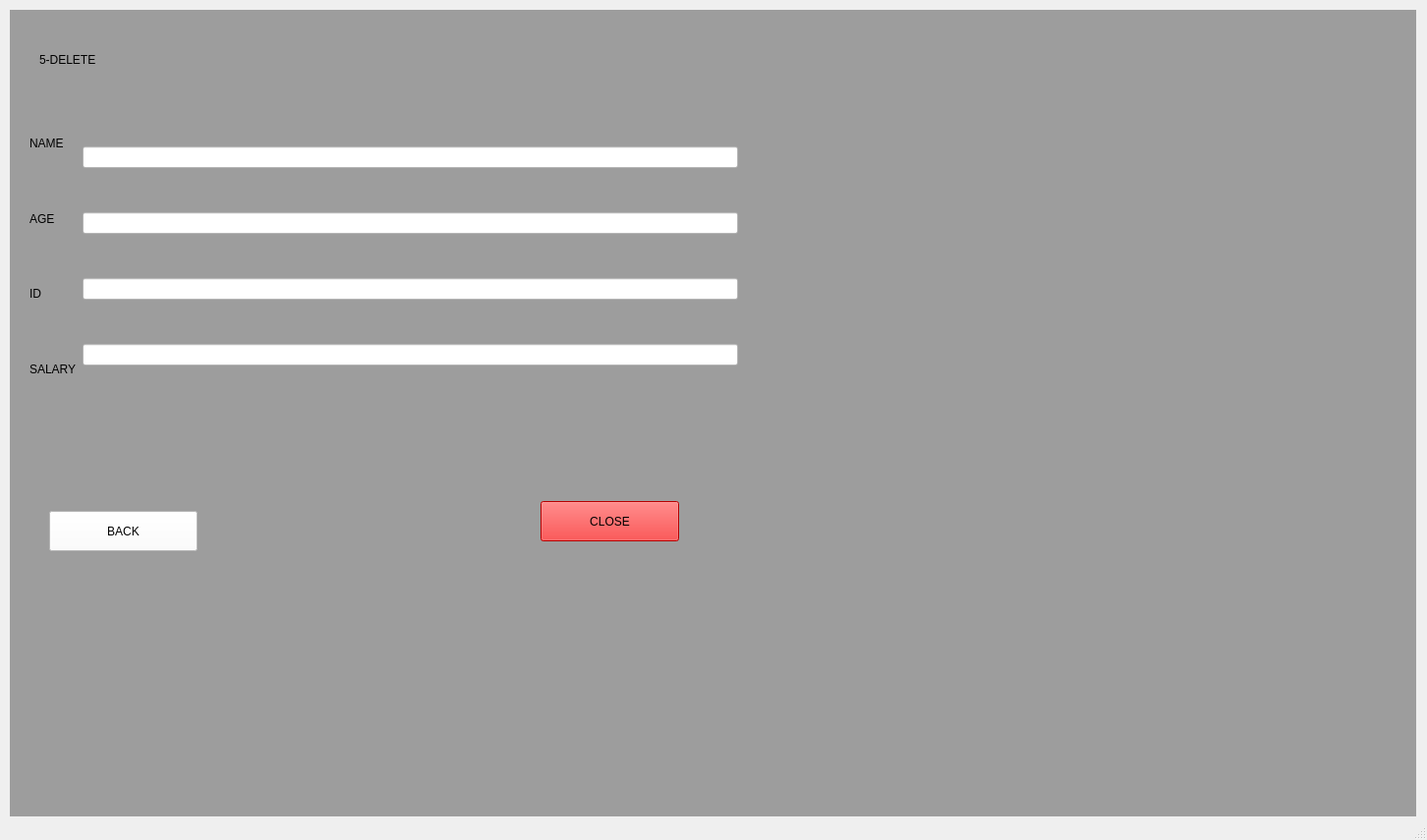
<?xml version="1.0" encoding="UTF-8"?>
<ui version="4.0">
 <class>MainWindow</class>
 <widget class="QMainWindow" name="MainWindow">
  <property name="geometry">
   <rect>
    <x>0</x>
    <y>0</y>
    <width>1452</width>
    <height>855</height>
   </rect>
  </property>
  <property name="windowTitle">
   <string>MainWindow</string>
  </property>
  <widget class="QWidget" name="centralwidget">
   <widget class="QStackedWidget" name="stackedWidget">
    <property name="geometry">
     <rect>
      <x>10</x>
      <y>10</y>
      <width>1431</width>
      <height>821</height>
     </rect>
    </property>
    <property name="styleSheet">
     <string notr="true">background-color: rgb(157, 157, 157);</string>
    </property>
    <property name="currentIndex">
     <number>5</number>
    </property>
    <widget class="QWidget" name="page">
     <widget class="QLabel" name="label">
      <property name="geometry">
       <rect>
        <x>10</x>
        <y>120</y>
        <width>131</width>
        <height>41</height>
       </rect>
      </property>
      <property name="styleSheet">
       <string notr="true">font: 75 italic 12pt &quot;Arial&quot;;</string>
      </property>
      <property name="text">
       <string>NAME</string>
      </property>
     </widget>
     <widget class="QLabel" name="label_2">
      <property name="geometry">
       <rect>
        <x>10</x>
        <y>200</y>
        <width>161</width>
        <height>71</height>
       </rect>
      </property>
      <property name="styleSheet">
       <string notr="true">font: 75 italic 12pt &quot;Arial&quot;;</string>
      </property>
      <property name="text">
       <string>PASSWORD</string>
      </property>
     </widget>
     <widget class="QLineEdit" name="lineEdit">
      <property name="geometry">
       <rect>
        <x>210</x>
        <y>120</y>
        <width>251</width>
        <height>41</height>
       </rect>
      </property>
      <property name="styleSheet">
       <string notr="true">background-color: rgb(255, 255, 255);</string>
      </property>
     </widget>
     <widget class="QLineEdit" name="lineEdit_2">
      <property name="geometry">
       <rect>
        <x>200</x>
        <y>210</y>
        <width>201</width>
        <height>41</height>
       </rect>
      </property>
      <property name="styleSheet">
       <string notr="true">background-color: rgb(255, 255, 255);</string>
      </property>
     </widget>
     <widget class="QRadioButton" name="radioButton">
      <property name="geometry">
       <rect>
        <x>70</x>
        <y>310</y>
        <width>95</width>
        <height>20</height>
       </rect>
      </property>
      <property name="styleSheet">
       <string notr="true">font: 75 italic 10pt &quot;Arial&quot;;</string>
      </property>
      <property name="text">
       <string>USER</string>
      </property>
     </widget>
     <widget class="QRadioButton" name="radioButton_2">
      <property name="geometry">
       <rect>
        <x>320</x>
        <y>310</y>
        <width>95</width>
        <height>20</height>
       </rect>
      </property>
      <property name="styleSheet">
       <string notr="true">font: 75 italic 10pt &quot;Arial&quot;;</string>
      </property>
      <property name="text">
       <string>ADMIN</string>
      </property>
     </widget>
     <widget class="QPushButton" name="pushButton">
      <property name="geometry">
       <rect>
        <x>150</x>
        <y>380</y>
        <width>181</width>
        <height>31</height>
       </rect>
      </property>
      <property name="styleSheet">
       <string notr="true">background-color: rgb(0, 170, 255);
font: 75 italic 10pt &quot;Arial&quot;;</string>
      </property>
      <property name="text">
       <string>LOG IN</string>
      </property>
     </widget>
     <widget class="QPushButton" name="pushButton_2">
      <property name="geometry">
       <rect>
        <x>20</x>
        <y>460</y>
        <width>93</width>
        <height>28</height>
       </rect>
      </property>
      <property name="styleSheet">
       <string notr="true">background-color: rgb(255, 255, 255);
font: 75 italic 10pt &quot;Arial&quot;;</string>
      </property>
      <property name="text">
       <string>BACK</string>
      </property>
     </widget>
     <widget class="QPushButton" name="pushButton_3">
      <property name="geometry">
       <rect>
        <x>370</x>
        <y>460</y>
        <width>93</width>
        <height>28</height>
       </rect>
      </property>
      <property name="styleSheet">
       <string notr="true">font: 75 italic 10pt &quot;Arial&quot;;
background-color: rgb(255, 0, 0);</string>
      </property>
      <property name="text">
       <string>CLOSE</string>
      </property>
     </widget>
     <widget class="QLabel" name="label_3">
      <property name="geometry">
       <rect>
        <x>270</x>
        <y>30</y>
        <width>411</width>
        <height>31</height>
       </rect>
      </property>
      <property name="styleSheet">
       <string notr="true">font: 12pt &quot;Arial&quot;;
text-decoration: line-through;
</string>
      </property>
      <property name="text">
       <string>DEPARTMENTO</string>
      </property>
     </widget>
    </widget>
    <widget class="QWidget" name="page_2">
     <widget class="QLabel" name="label_4">
      <property name="geometry">
       <rect>
        <x>50</x>
        <y>50</y>
        <width>341</width>
        <height>41</height>
       </rect>
      </property>
      <property name="styleSheet">
       <string notr="true">font: 75 italic 12pt &quot;Arial&quot;;</string>
      </property>
      <property name="text">
       <string>SELECT OPERATION</string>
      </property>
     </widget>
     <widget class="QWidget" name="">
      <property name="geometry">
       <rect>
        <x>180</x>
        <y>160</y>
        <width>461</width>
        <height>271</height>
       </rect>
      </property>
      <layout class="QVBoxLayout" name="verticalLayout">
       <item>
        <widget class="QLineEdit" name="lineEdit_3">
         <property name="styleSheet">
          <string notr="true">background-color: rgb(85, 85, 255);
font: 75 8pt &quot;MS Shell Dlg 2&quot;;
font: 75 10pt &quot;MS Shell Dlg 2&quot;;</string>
         </property>
         <property name="text">
          <string>                                 1-ADD</string>
         </property>
        </widget>
       </item>
       <item>
        <widget class="QLineEdit" name="lineEdit_4">
         <property name="styleSheet">
          <string notr="true">background-color: rgb(85, 85, 255);
font: 75 10pt &quot;MS Shell Dlg 2&quot;;</string>
         </property>
         <property name="text">
          <string>                                   2-EDIT</string>
         </property>
        </widget>
       </item>
       <item>
        <widget class="QLineEdit" name="lineEdit_6">
         <property name="styleSheet">
          <string notr="true">background-color: rgb(85, 85, 255);
font: 75 10pt &quot;MS Shell Dlg 2&quot;;</string>
         </property>
         <property name="text">
          <string>                                 3-SHOW ONE</string>
         </property>
        </widget>
       </item>
       <item>
        <widget class="QLineEdit" name="lineEdit_7">
         <property name="styleSheet">
          <string notr="true">background-color: rgb(85, 85, 255);
font: 75 10pt &quot;MS Shell Dlg 2&quot;;</string>
         </property>
         <property name="text">
          <string>                                4-SHOW ALL</string>
         </property>
        </widget>
       </item>
       <item>
        <widget class="QLineEdit" name="lineEdit_5">
         <property name="styleSheet">
          <string notr="true">background-color: rgb(85, 85, 255);
font: 75 10pt &quot;MS Shell Dlg 2&quot;;</string>
         </property>
         <property name="text">
          <string>                                  5-DELETE</string>
         </property>
        </widget>
       </item>
      </layout>
     </widget>
    </widget>
    <widget class="QWidget" name="page_3">
     <widget class="QLabel" name="label_5">
      <property name="geometry">
       <rect>
        <x>30</x>
        <y>10</y>
        <width>311</width>
        <height>51</height>
       </rect>
      </property>
      <property name="styleSheet">
       <string notr="true">font: 75 italic 16pt &quot;Arial&quot;;
</string>
      </property>
      <property name="text">
       <string>1-ADD</string>
      </property>
     </widget>
     <widget class="QPushButton" name="pushButton_4">
      <property name="geometry">
       <rect>
        <x>40</x>
        <y>480</y>
        <width>93</width>
        <height>28</height>
       </rect>
      </property>
      <property name="styleSheet">
       <string notr="true">background-color: rgb(255, 255, 255);</string>
      </property>
      <property name="text">
       <string>BACK</string>
      </property>
     </widget>
     <widget class="QPushButton" name="pushButton_5">
      <property name="geometry">
       <rect>
        <x>630</x>
        <y>480</y>
        <width>93</width>
        <height>28</height>
       </rect>
      </property>
      <property name="styleSheet">
       <string notr="true">background-color: rgb(255, 0, 0);</string>
      </property>
      <property name="text">
       <string>CLOSE</string>
      </property>
     </widget>
     <widget class="QWidget" name="">
      <property name="geometry">
       <rect>
        <x>10</x>
        <y>90</y>
        <width>751</width>
        <height>311</height>
       </rect>
      </property>
      <layout class="QHBoxLayout" name="horizontalLayout">
       <item>
        <layout class="QVBoxLayout" name="verticalLayout_2">
         <item>
          <widget class="QLabel" name="label_6">
           <property name="styleSheet">
            <string notr="true">font: 75 10pt &quot;MS Shell Dlg 2&quot;;</string>
           </property>
           <property name="text">
            <string>NAME</string>
           </property>
          </widget>
         </item>
         <item>
          <widget class="QLabel" name="label_7">
           <property name="styleSheet">
            <string notr="true">font: 75 10pt &quot;MS Shell Dlg 2&quot;;</string>
           </property>
           <property name="text">
            <string>AGE</string>
           </property>
          </widget>
         </item>
         <item>
          <widget class="QLabel" name="label_8">
           <property name="styleSheet">
            <string notr="true">font: 75 10pt &quot;MS Shell Dlg 2&quot;;</string>
           </property>
           <property name="text">
            <string>ID</string>
           </property>
          </widget>
         </item>
         <item>
          <widget class="QLabel" name="label_9">
           <property name="styleSheet">
            <string notr="true">font: 75 10pt &quot;MS Shell Dlg 2&quot;;</string>
           </property>
           <property name="text">
            <string>SALARY</string>
           </property>
          </widget>
         </item>
        </layout>
       </item>
       <item>
        <layout class="QVBoxLayout" name="verticalLayout_3">
         <item>
          <widget class="QLineEdit" name="lineEdit_8">
           <property name="styleSheet">
            <string notr="true">background-color: rgb(255, 255, 255);</string>
           </property>
          </widget>
         </item>
         <item>
          <widget class="QLineEdit" name="lineEdit_9">
           <property name="styleSheet">
            <string notr="true">background-color: rgb(255, 255, 255);</string>
           </property>
          </widget>
         </item>
         <item>
          <widget class="QLineEdit" name="lineEdit_10">
           <property name="styleSheet">
            <string notr="true">background-color: rgb(255, 255, 255);</string>
           </property>
          </widget>
         </item>
         <item>
          <widget class="QLineEdit" name="lineEdit_11">
           <property name="styleSheet">
            <string notr="true">background-color: rgb(255, 255, 255);</string>
           </property>
          </widget>
         </item>
        </layout>
       </item>
      </layout>
     </widget>
    </widget>
    <widget class="QWidget" name="page_4">
     <widget class="QLabel" name="label_10">
      <property name="geometry">
       <rect>
        <x>30</x>
        <y>20</y>
        <width>231</width>
        <height>51</height>
       </rect>
      </property>
      <property name="styleSheet">
       <string notr="true">font: 75 italic 14pt &quot;Arial&quot;;</string>
      </property>
      <property name="text">
       <string>2-EDIT</string>
      </property>
     </widget>
     <widget class="QPushButton" name="pushButton_6">
      <property name="geometry">
       <rect>
        <x>30</x>
        <y>480</y>
        <width>93</width>
        <height>28</height>
       </rect>
      </property>
      <property name="styleSheet">
       <string notr="true">background-color: rgb(255, 255, 255);</string>
      </property>
      <property name="text">
       <string>BACK</string>
      </property>
     </widget>
     <widget class="QPushButton" name="pushButton_7">
      <property name="geometry">
       <rect>
        <x>560</x>
        <y>480</y>
        <width>93</width>
        <height>28</height>
       </rect>
      </property>
      <property name="styleSheet">
       <string notr="true">background-color: rgb(255, 0, 0);</string>
      </property>
      <property name="text">
       <string>CLOSE</string>
      </property>
     </widget>
     <widget class="QWidget" name="">
      <property name="geometry">
       <rect>
        <x>20</x>
        <y>100</y>
        <width>691</width>
        <height>321</height>
       </rect>
      </property>
      <layout class="QHBoxLayout" name="horizontalLayout_2">
       <item>
        <layout class="QVBoxLayout" name="verticalLayout_5">
         <item>
          <widget class="QLabel" name="label_11">
           <property name="styleSheet">
            <string notr="true">font: 75 10pt &quot;MS Shell Dlg 2&quot;;</string>
           </property>
           <property name="text">
            <string>NEW NAME</string>
           </property>
          </widget>
         </item>
         <item>
          <widget class="QLabel" name="label_12">
           <property name="styleSheet">
            <string notr="true">font: 75 10pt &quot;MS Shell Dlg 2&quot;;</string>
           </property>
           <property name="text">
            <string>NEW AGE</string>
           </property>
          </widget>
         </item>
         <item>
          <widget class="QLabel" name="label_13">
           <property name="styleSheet">
            <string notr="true">font: 75 10pt &quot;MS Shell Dlg 2&quot;;</string>
           </property>
           <property name="text">
            <string>NEW ID</string>
           </property>
          </widget>
         </item>
         <item>
          <widget class="QLabel" name="label_14">
           <property name="styleSheet">
            <string notr="true">font: 75 10pt &quot;MS Shell Dlg 2&quot;;</string>
           </property>
           <property name="text">
            <string>NEW SALARY</string>
           </property>
          </widget>
         </item>
        </layout>
       </item>
       <item>
        <layout class="QVBoxLayout" name="verticalLayout_4">
         <item>
          <widget class="QLineEdit" name="lineEdit_12">
           <property name="styleSheet">
            <string notr="true">background-color: rgb(255, 255, 255);</string>
           </property>
          </widget>
         </item>
         <item>
          <widget class="QLineEdit" name="lineEdit_13">
           <property name="styleSheet">
            <string notr="true">background-color: rgb(255, 255, 255);</string>
           </property>
          </widget>
         </item>
         <item>
          <widget class="QLineEdit" name="lineEdit_14">
           <property name="styleSheet">
            <string notr="true">background-color: rgb(255, 255, 255);</string>
           </property>
          </widget>
         </item>
         <item>
          <widget class="QLineEdit" name="lineEdit_15">
           <property name="styleSheet">
            <string notr="true">background-color: rgb(255, 255, 255);</string>
           </property>
          </widget>
         </item>
        </layout>
       </item>
      </layout>
     </widget>
    </widget>
    <widget class="QWidget" name="page_5">
     <widget class="QLabel" name="label_15">
      <property name="geometry">
       <rect>
        <x>50</x>
        <y>50</y>
        <width>211</width>
        <height>61</height>
       </rect>
      </property>
      <property name="styleSheet">
       <string notr="true">font: 75 italic 14pt &quot;Arial&quot;;</string>
      </property>
      <property name="text">
       <string>3-SHOW ONE</string>
      </property>
     </widget>
     <widget class="QLabel" name="label_16">
      <property name="geometry">
       <rect>
        <x>10</x>
        <y>230</y>
        <width>141</width>
        <height>61</height>
       </rect>
      </property>
      <property name="styleSheet">
       <string notr="true">font: 75 10pt &quot;MS Shell Dlg 2&quot;;</string>
      </property>
      <property name="text">
       <string>ID</string>
      </property>
     </widget>
     <widget class="QLineEdit" name="lineEdit_16">
      <property name="geometry">
       <rect>
        <x>130</x>
        <y>240</y>
        <width>331</width>
        <height>41</height>
       </rect>
      </property>
      <property name="styleSheet">
       <string notr="true">background-color: rgb(255, 255, 255);</string>
      </property>
     </widget>
     <widget class="QPushButton" name="pushButton_8">
      <property name="geometry">
       <rect>
        <x>30</x>
        <y>460</y>
        <width>141</width>
        <height>41</height>
       </rect>
      </property>
      <property name="styleSheet">
       <string notr="true">background-color: rgb(255, 255, 255);
font: 75 10pt &quot;MS Shell Dlg 2&quot;;</string>
      </property>
      <property name="text">
       <string>BACK</string>
      </property>
     </widget>
     <widget class="QPushButton" name="pushButton_9">
      <property name="geometry">
       <rect>
        <x>512</x>
        <y>470</y>
        <width>121</width>
        <height>31</height>
       </rect>
      </property>
      <property name="styleSheet">
       <string notr="true">font: 75 10pt &quot;MS Shell Dlg 2&quot;;
background-color: rgb(255, 0, 0);</string>
      </property>
      <property name="text">
       <string>CLOSE</string>
      </property>
     </widget>
    </widget>
    <widget class="QWidget" name="page_6">
     <widget class="QLabel" name="label_17">
      <property name="geometry">
       <rect>
        <x>30</x>
        <y>20</y>
        <width>221</width>
        <height>61</height>
       </rect>
      </property>
      <property name="styleSheet">
       <string notr="true">font: 75 italic 12pt &quot;Arial&quot;;</string>
      </property>
      <property name="text">
       <string>5-DELETE</string>
      </property>
     </widget>
     <widget class="QPushButton" name="pushButton_10">
      <property name="geometry">
       <rect>
        <x>40</x>
        <y>510</y>
        <width>151</width>
        <height>41</height>
       </rect>
      </property>
      <property name="styleSheet">
       <string notr="true">background-color: rgb(255, 255, 255);
font: 75 10pt &quot;MS Shell Dlg 2&quot;;</string>
      </property>
      <property name="text">
       <string>BACK</string>
      </property>
     </widget>
     <widget class="QPushButton" name="pushButton_11">
      <property name="geometry">
       <rect>
        <x>540</x>
        <y>500</y>
        <width>141</width>
        <height>41</height>
       </rect>
      </property>
      <property name="styleSheet">
       <string notr="true">background-color: rgb(255, 0, 0);
font: 75 10pt &quot;MS Shell Dlg 2&quot;;</string>
      </property>
      <property name="text">
       <string>CLOSE</string>
      </property>
     </widget>
     <widget class="QWidget" name="">
      <property name="geometry">
       <rect>
        <x>20</x>
        <y>100</y>
        <width>721</width>
        <height>301</height>
       </rect>
      </property>
      <layout class="QHBoxLayout" name="horizontalLayout_3">
       <item>
        <layout class="QVBoxLayout" name="verticalLayout_6">
         <item>
          <widget class="QLabel" name="label_18">
           <property name="styleSheet">
            <string notr="true">font: 75 10pt &quot;MS Shell Dlg 2&quot;;</string>
           </property>
           <property name="text">
            <string>NAME</string>
           </property>
          </widget>
         </item>
         <item>
          <widget class="QLabel" name="label_19">
           <property name="styleSheet">
            <string notr="true">font: 75 10pt &quot;MS Shell Dlg 2&quot;;</string>
           </property>
           <property name="text">
            <string>AGE</string>
           </property>
          </widget>
         </item>
         <item>
          <widget class="QLabel" name="label_20">
           <property name="styleSheet">
            <string notr="true">font: 75 10pt &quot;MS Shell Dlg 2&quot;;</string>
           </property>
           <property name="text">
            <string>ID</string>
           </property>
          </widget>
         </item>
         <item>
          <widget class="QLabel" name="label_21">
           <property name="styleSheet">
            <string notr="true">font: 75 10pt &quot;MS Shell Dlg 2&quot;;</string>
           </property>
           <property name="text">
            <string>SALARY</string>
           </property>
          </widget>
         </item>
        </layout>
       </item>
       <item>
        <layout class="QVBoxLayout" name="verticalLayout_7">
         <item>
          <widget class="QLineEdit" name="lineEdit_17">
           <property name="styleSheet">
            <string notr="true">background-color: rgb(255, 255, 255);</string>
           </property>
          </widget>
         </item>
         <item>
          <widget class="QLineEdit" name="lineEdit_18">
           <property name="styleSheet">
            <string notr="true">background-color: rgb(255, 255, 255);</string>
           </property>
          </widget>
         </item>
         <item>
          <widget class="QLineEdit" name="lineEdit_19">
           <property name="styleSheet">
            <string notr="true">background-color: rgb(255, 255, 255);</string>
           </property>
          </widget>
         </item>
         <item>
          <widget class="QLineEdit" name="lineEdit_20">
           <property name="styleSheet">
            <string notr="true">background-color: rgb(255, 255, 255);</string>
           </property>
          </widget>
         </item>
        </layout>
       </item>
      </layout>
     </widget>
    </widget>
   </widget>
  </widget>
  <widget class="QMenuBar" name="menubar">
   <property name="geometry">
    <rect>
     <x>0</x>
     <y>0</y>
     <width>1452</width>
     <height>26</height>
    </rect>
   </property>
  </widget>
  <widget class="QStatusBar" name="statusbar"/>
 </widget>
 <resources/>
 <connections/>
</ui>
